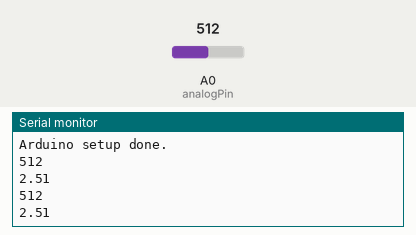
This sketch was run on a simulated Arduino Uno, built with avr-gcc and run on an emulated ATmega328P. On the bench: the last lines printed to the serial monitor. Inputs (shaded band) come from the test bench; at power-on: A0 (analogPin) = 512.

Above: at 1.8 s.
1.9 s: A0 (analogPin) set to 716
At 2.8 s:
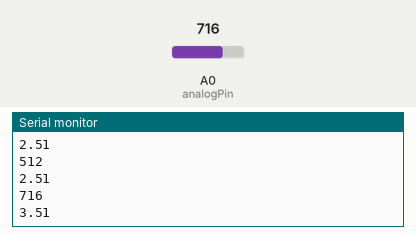
3.4 s: A0 (analogPin) set to 900
At 4.4 s:
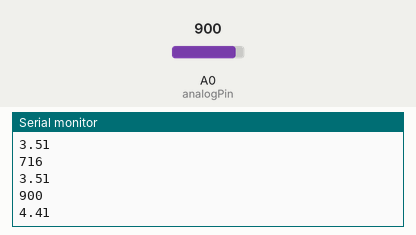
Timing chart, 0 to 6.4 s (numbered marks = the images above; inputs shaded):
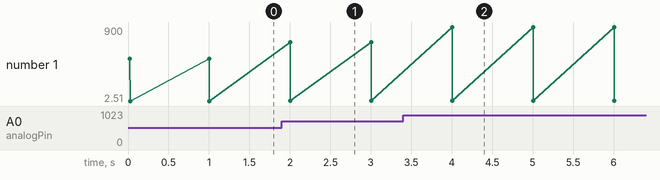

The sketch:

bitspervolt.ino
```cpp
// this will return the line voltage of a select pin
// the sample resolution for Atmega328P is 1024 bits per 5 Volts
int analogPin = A0;
int delayPeriod = 1000;
float bitsPerVolt = 1023 / 5;

void setup() {
  // put your setup code here, to run once:
  Serial.begin(9600);
  Serial.println("Arduino setup done.");
}

void loop() {
  // put your main code here, to run repeatedly:
  int pinReads = analogRead(analogPin);
  Serial.println(pinReads);
  float volts = pinReads / bitsPerVolt;
  Serial.println(volts);
  delay(delayPeriod);
}
```

Measured:
- after the input at 1.9 s, the serial monitor: prints a new line after 0.10 s (image 1)
- after the input at 3.4 s, the serial monitor: prints a new line after 0.60 s (image 2)
- plotted number 1: 2.51 → 3.51 after the input at 1.9 s, 3.51 → 4.41 after the input at 3.4 s
